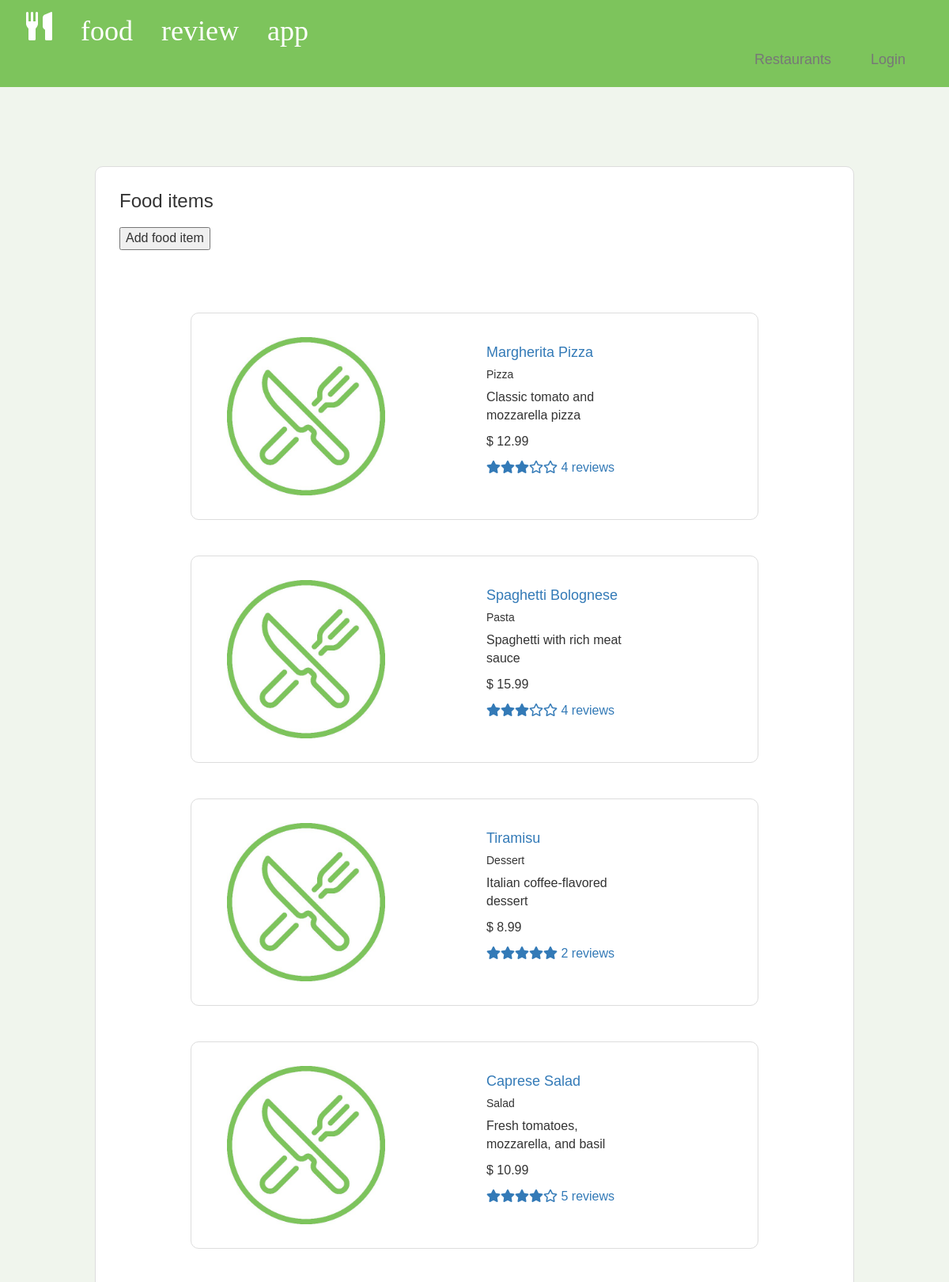
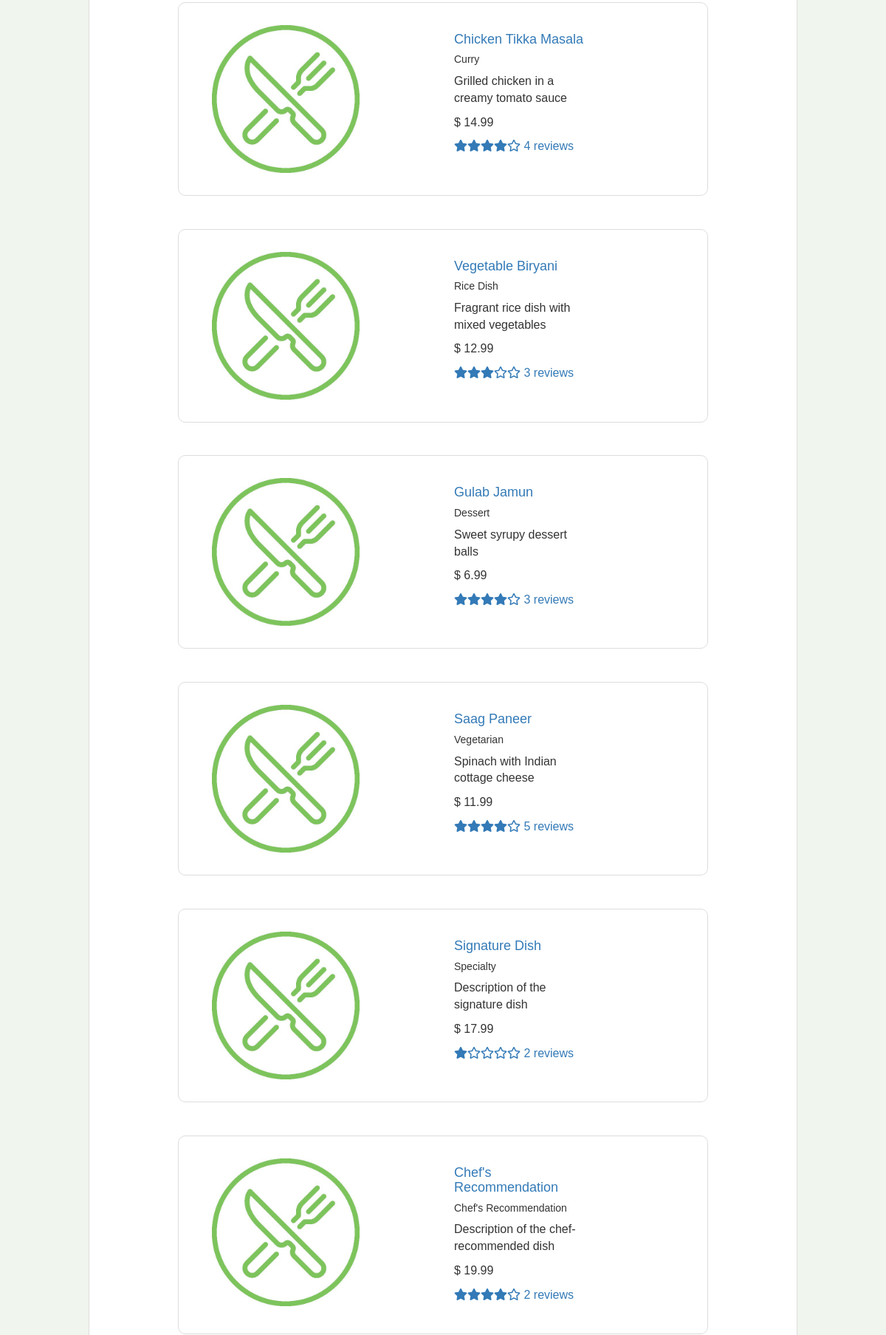
The page /food/food-view.php (upper part) on the database its author committed (2 pictures, top to bottom).
### tables this page shows
CREATE TABLE IF NOT EXISTS `food_item` (
  `food_item_id` int NOT NULL AUTO_INCREMENT,
  `restaurant_id` int NOT NULL,
  `name` varchar(255) NOT NULL,
  `description` text,
  `type` varchar(50) NOT NULL,
  `price` decimal(8,2) NOT NULL,
  `photo` varchar(255) DEFAULT NULL,
  PRIMARY KEY (`food_item_id`),
  KEY `restaurant_id` (`restaurant_id`)
);

### food/food-view.php (the view, shortened to what this page needs)
<html>
<head>
<?php
	require_once "../functions/star_rating.php";
if(isset($_GET['restaurant'])){
	require_once "../restaurants/restaurant-details.php";
$restaurant_id = $_GET['restaurant'];
	$query = "SELECT f.food_item_id, f.restaurant_id, f.name, f.description, f.type, f.price, f.photo, rest.name AS r_name, ifnull(AVG(r.rating),0) AS rating, COUNT(r.rating) as num_reviews FROM food_item as f LEFT JOIN review as r ON f.food_item_id = r.food_item_id LEFT JOIN restaurant as rest on f.restaurant_id = rest.restaurant_id WHERE f.restaurant_id = $restaurant_id GROUP BY food_item_id;
	";
	$result = $conn->query($query);
	if(!$result) die($conn->error);
	$rows = $result->num_rows;
?>
<div id='food-items-list' class='container-fluid card'>
	<div class='row'>
		<div class='col-sm-12'>
			<h3>Food items</h3><br>
			<form action='food-add.php' method='post' style='text-align:left'>
				<button>Add food item</button>
			</form>
			<br>
		</div>
	</div>
<?php
	for($j=0; $j<$rows; ++$j){
		$row = $result->fetch_array(MYSQLI_ASSOC);
?>
		<div class='row card'>
			<div class='col-sm-6'>
				<img src="../<?php echo $row['photo']; ?>"><br>
			</div>
			<div class='col-sm-4' style='text-align:left'>
				<a href="food-details.php?food_item_id=<?php echo $row['food_item_id']; ?>">
				<h4><?php echo $row['name']; ?></h4></a>
				<h5><?php echo $row['type']; ?></h5>
				<p><?php echo $row['description']; ?></p>
				<p>$ <?php echo $row['price']; ?></p>
				<p>
				<a href="../reviews/review-list.php?food_item=<?php echo $row['food_item_id']; ?>"><?php echo displayStarRating($row['rating'])." ".$row['num_reviews']." reviews"; ?></a></p>
			</div>
		</div>
<?php
	}
}else{
	require_once "../restaurants/restaurant-details.php";
		$query = "SELECT f.food_item_id, f.restaurant_id, f.name, f.description, f.type, f.price, f.photo, rest.name AS r_name, ifnull(AVG(r.rating),0) AS rating, COUNT(r.rating) as num_reviews FROM food_item as f LEFT JOIN review as r ON f.food_item_id = r.food_item_id LEFT JOIN restaurant as rest on f.restaurant_id = rest.restaurant_id GROUP BY food_item_id;
	";
	$result = $conn->query($query);
	$rows = $result->num_rows;
?>
<div id='food-items-list' class='container-fluid card'>
	<div class='row'>
		<div class='col-sm-12'>
			<h3>Food items</h3><br>
			<form action='food-add.php' method='post' style='text-align:left'>
				<button>Add food item</button>
			</form>
			<br>
		</div>
	</div>
<?php
	for($j=0; $j<$rows; ++$j){
		$row = $result->fetch_array(MYSQLI_ASSOC);
?>
		<div class='row card'>
			<div class='col-sm-6'>
				<img src="../<?php echo $row['photo']; ?>"><br>
			</div>
			<div class='col-sm-4' style='text-align:left'>
				<a href="food-details.php?food_item_id=<?php echo $row['food_item_id']; ?>">
				<h4><?php echo $row['name']; ?></h4></a>
				<h5><?php echo $row['type']; ?></h5>
				<p><?php echo $row['description']; ?></p>
				<p>$ <?php echo $row['price']; ?></p>
				<p>
				<a href="../reviews/review-list.php?food_item=<?php echo $row['food_item_id']; ?>"><?php echo displayStarRating($row['rating'])." ".$row['num_reviews']." reviews"; ?></a></p>
			</div>
		</div>
<?php
	}
}
?>
	</div>
	<br><br>
</body>
</html>

### functions/star_rating.php
<html>
	<head>
		<link rel="stylesheet" href="https://cdnjs.cloudflare.com/ajax/libs/font-awesome/5.15.3/css/all.min.css">
	</head>
	<body>
	</body>
</html>
<?php
function displayStarRating($rating) {
    $stars = "";
    for ($i = 1; $i <= 5; $i++) {
        if ($i <= $rating) {
            $stars .= '<i class="fas fa-star"></i>';
        } else {
            $stars .= '<i class="far fa-star"></i>';
        }
    }
    return $stars;
}
?>

### style/style.css (style rules this page uses)
body { font-family: 'Helvetica', sans-serif; background-color: #f0f5ed; }
form { text-align: center; }
img { height: 200px; }
.card { border: 1px solid #ddd; border-radius: 10px; padding: 30px; text-align: left; background-color: #ffffff; margin-left: 10%; margin-right: 10%; margin-top: 5%; margin-bottom: 5%; }
.card h3 { font-size: 24px; margin: 0; color: #hhh; }
.card p { font-size: 16px; color: #333; }
button { font-size: 16px; }

### rows shown on the page
food_item: photo (placeholder picture), name "Margherita Pizza", type "Pizza", description "Classic tomato and mozzarella pizza", price "12.99", num_reviews "4"
food_item: photo (placeholder picture), name "Spaghetti Bolognese", type "Pasta", description "Spaghetti with rich meat sauce", price "15.99", num_reviews "4"
food_item: photo (placeholder picture), name "Tiramisu", type "Dessert", description "Italian coffee-flavored dessert", price "8.99", num_reviews "2"
food_item: photo (placeholder picture), name "Caprese Salad", type "Salad", description "Fresh tomatoes, mozzarella, and basil", price "10.99", num_reviews "5"
food_item: photo (placeholder picture), name "Chicken Tikka Masala", type "Curry", description "Grilled chicken in a creamy tomato sauce", price "14.99", num_reviews "4"
food_item: photo (placeholder picture), name "Vegetable Biryani", type "Rice Dish", description "Fragrant rice dish with mixed vegetables", price "12.99", num_reviews "3"
food_item: photo (placeholder picture), name "Gulab Jamun", type "Dessert", description "Sweet syrupy dessert balls", price "6.99", num_reviews "3"
food_item: photo (placeholder picture), name "Saag Paneer", type "Vegetarian", description "Spinach with Indian cottage cheese", price "11.99", num_reviews "5"
food_item: photo (placeholder picture), name "Signature Dish", type "Specialty", description "Description of the signature dish", price "17.99", num_reviews "2"
food_item: photo (placeholder picture), name "Chef's Recommendation", type "Chef's Recommendation", description "Description of the chef-recommended dish", price "19.99", num_reviews "2"
